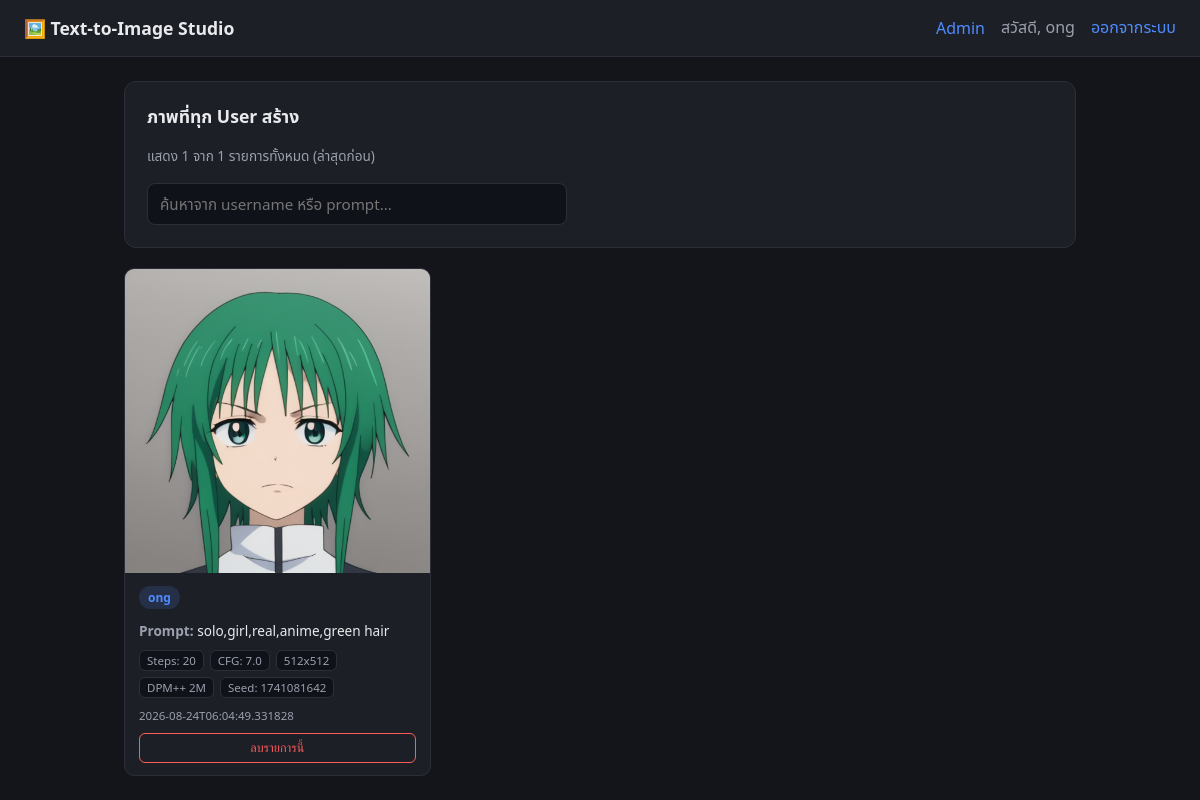
The page /admin (signed in) on the database its author committed.
### tables this page shows
CREATE TABLE users (
            id INTEGER PRIMARY KEY AUTOINCREMENT,
            username TEXT UNIQUE NOT NULL,
            password_hash TEXT NOT NULL,
            is_admin INTEGER NOT NULL DEFAULT 0,
            created_at TEXT NOT NULL
        );

CREATE TABLE generations (
            id INTEGER PRIMARY KEY AUTOINCREMENT,
            user_id INTEGER NOT NULL,
            prompt TEXT NOT NULL,
            negative_prompt TEXT,
            steps INTEGER,
            cfg_scale REAL,
            width INTEGER,
            height INTEGER,
            sampler TEXT,
            seed INTEGER,
            image_path TEXT NOT NULL,
            created_at TEXT NOT NULL,
            FOREIGN KEY (user_id) REFERENCES users (id)
        );

### app.py (the view)
@app.route("/admin")
@login_required
def admin():
    if not current_user.is_admin:
        flash("หน้านี้สำหรับ admin เท่านั้น", "error")
        return redirect(url_for("index"))
    conn = get_db()
    records = conn.execute(
        """
        SELECT generations.*, users.username AS username
        FROM generations
        JOIN users ON generations.user_id = users.id
        ORDER BY generations.id DESC
        LIMIT ?
        """,
        (ADMIN_RECORD_LIMIT,),
    ).fetchall()
    total_count = conn.execute("SELECT COUNT(*) AS c FROM generations").fetchone()["c"]
    conn.close()
    return render_template(
        "admin.html",
        records=records,
        total_count=total_count,
        shown_count=len(records),
    )

### app.py (called while the page is built)
def get_db():
    conn = sqlite3.connect(DB_PATH)
    conn.row_factory = sqlite3.Row
    return conn

@login_manager.user_loader
def load_user(user_id):
    conn = get_db()
    row = conn.execute("SELECT id, username, is_admin FROM users WHERE id = ?", (user_id,)).fetchone()
    conn.close()
    if row:
        return User(row["id"], row["username"], row["is_admin"])
    return None

### templates/admin.html (shortened to what this page needs)
{% extends "base.html" %}
{% block content %}
<div class="panel">
  <h2>ภาพที่ทุก User สร้าง</h2>
  <p class="admin-meta">
    แสดง {{ shown_count }} จาก {{ total_count }} รายการทั้งหมด (ล่าสุดก่อน)
  </p>
  <input type="text" id="admin-search" class="admin-search"
         placeholder="ค้นหาจาก username หรือ prompt...">
</div>
<div id="admin-grid" class="admin-grid">
  {% for r in records %}
  <div class="admin-card" data-username="{{ r['username']|lower }}" data-prompt="{{ r['prompt']|lower }}">
    <img src="{{ url_for('static', filename=r['image_path']) }}" alt="{{ r['prompt'] }}">
    <div class="admin-card-body">
      <div class="admin-user-badge">{{ r['username'] }}</div>
      <p class="admin-prompt"><strong>Prompt:</strong> {{ r['prompt'] }}</p>
      <div class="admin-settings">
        <span>Steps: {{ r['steps'] }}</span>
        <span>CFG: {{ r['cfg_scale'] }}</span>
        <span>{{ r['width'] }}x{{ r['height'] }}</span>
        <span>{{ r['sampler'] }}</span>
        <span>Seed: {{ r['seed'] }}</span>
      </div>
      <div class="admin-timestamp">{{ r['created_at'] }}</div>
      <form method="POST" action="{{ url_for('admin_delete', record_id=r['id']) }}"
            class="admin-delete-form"
            onsubmit="return confirm('ลบรายการนี้ถาวร? (ลบทั้ง record และไฟล์ภาพ กู้คืนไม่ได้)');">
        <button type="submit" class="btn-danger">ลบรายการนี้</button>
      </form>
    </div>
  </div>
  {% else %}
  <p class="placeholder-text">ยังไม่มีข้อมูลการสร้างภาพในระบบ</p>
  {% endfor %}
</div>
{% endblock %}

### templates/base.html (shortened to what this page needs)
<!DOCTYPE html>
<html lang="th">
<head>
<link rel="stylesheet" href="{{ url_for('static', filename='css/style.css') }}">
</head>
<body>
  <nav class="navbar">
    <span class="brand">🖼️ Text-to-Image Studio</span>
    {% if current_user.is_authenticated %}
      <div class="nav-right">
        {% if current_user.is_admin %}
          <a href="{{ url_for('admin') }}" class="nav-link">Admin</a>
        {% endif %}
        <span class="nav-user">สวัสดี, {{ current_user.username }}</span>
        <a href="{{ url_for('logout') }}" class="nav-link">ออกจากระบบ</a>
      </div>
    {% endif %}
  </nav>
  <div class="container">
    {% block content %}{% endblock %}
  </div>
</body>
</html>

### static/css/style.css (style rules this page uses)
:root { --bg: #14151a; --panel: #1d1f27; --border: #2c2f3a; --text: #e9eaed; --muted: #9aa0ac; --accent: #4f8cff; --accent-hover: #3d76e0; --error: #ff5c5c; --success: #3ecf8e; }
* { box-sizing: border-box; }
body { margin: 0; font-family: "Segoe UI", "Noto Sans Thai", system-ui, sans-serif; background: var(--bg); color: var(--text); }
.navbar { display: flex; justify-content: space-between; align-items: center; padding: 16px 24px; background: var(--panel); border-bottom: 1px solid var(--border); }
.brand { font-weight: 600; font-size: 1.1rem; }
.nav-right { display: flex; align-items: center; gap: 16px; }
.nav-user { color: var(--muted); }
.nav-link { color: var(--accent); text-decoration: none; }
.container { max-width: 1000px; margin: 0 auto; padding: 24px; }
input[type="text"], input[type="password"], input[type="number"], textarea, select { background: #10121a; border: 1px solid var(--border); color: var(--text); padding: 10px 12px; border-radius: 8px; font-size: 0.95rem; font-family: inherit; margin-top: 4px; width: 100%; }
.panel { background: var(--panel); border: 1px solid var(--border); border-radius: 12px; padding: 22px; margin-bottom: 20px; }
.panel h2 { margin-top: 0; font-size: 1.1rem; }
.admin-meta { color: var(--muted); font-size: 0.85rem; margin: 0 0 12px 0; }
.admin-search { width: 100%; max-width: 420px; }
.admin-grid { display: grid; grid-template-columns: repeat(auto-fill, minmax(260px, 1fr)); gap: 16px; }
.admin-card { background: var(--panel); border: 1px solid var(--border); border-radius: 10px; overflow: hidden; }
.admin-card img { width: 100%; display: block; aspect-ratio: 1 / 1; object-fit: cover; }
.admin-card-body { padding: 12px 14px; }
.admin-user-badge { display: inline-block; background: rgba(79, 140, 255, 0.15); color: var(--accent); font-size: 0.75rem; font-weight: 600; padding: 3px 9px; border-radius: 999px; margin-bottom: 8px; }
.admin-prompt { margin: 4px 0; font-size: 0.85rem; color: var(--text); line-height: 1.4; word-break: break-word; }
.admin-prompt strong { color: var(--muted); font-weight: 600; }
.admin-settings { display: flex; flex-wrap: wrap; gap: 6px; margin-top: 10px; font-size: 0.72rem; color: var(--muted); }
.admin-settings span { background: #10121a; border: 1px solid var(--border); border-radius: 6px; padding: 2px 7px; }
.admin-timestamp { margin-top: 10px; font-size: 0.72rem; color: var(--muted); }
.admin-delete-form { margin-top: 10px; }
.btn-danger { width: 100%; padding: 7px 10px; background: transparent; color: var(--error); border: 1px solid var(--error); border-radius: 6px; font-size: 0.78rem; cursor: pointer; }

### rows shown on the page
users: username "ong"
generations: image_path (picture), username "ong", prompt "solo,girl,real,anime,green hair", steps "20", cfg_scale "7.0", width "512", height "512", sampler "DPM++ 2M", seed "1741081642", created_at "2026-08-24T06:04:49.331828"

### other values the page prints
{{ shown_count }} "1"
{{ total_count }} "1"
